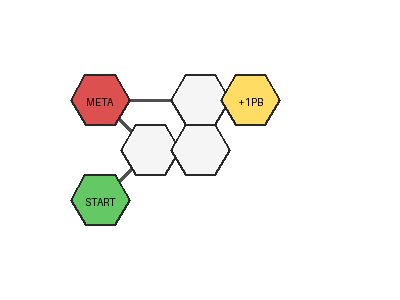

Generate this figure with Python:
#!/usr/bin/env python3
# -*- coding: utf-8 -*-

from PIL import Image, ImageDraw, ImageFont
import math

def draw_hexagon(draw, center_x, center_y, size, fill_color, outline_color=(40, 40, 40)):
    """Rysuje prawdziwy heksagon"""
    points = []
    for i in range(6):
        angle = math.pi * i / 3  # 60 stopni w radianach
        x = center_x + size * math.cos(angle)
        y = center_y + size * math.sin(angle)
        points.append((x, y))
    draw.polygon(points, fill=fill_color, outline=outline_color, width=2)
    return points

def create_test_hex_map():
    """Tworzy testową mapę heksagonalną jak w przykładzie"""
    
    # Utwórz obraz
    img = Image.new('RGB', (400, 300), color=(255, 255, 255))
    draw = ImageDraw.Draw(img)
    font = ImageFont.load_default()
    
    # Kolory
    colors = {
        'start': (100, 200, 100),   # Jasno zielony
        'end': (220, 80, 80),       # Czerwony  
        'bonus': (255, 220, 100),   # Żółty
        'normal': (245, 245, 245)   # Biały
    }
    
    hex_size = 30
    
    # Pozycje heksów (jak w przykładzie)
    # START w lewym dolnym rogu
    start_x, start_y = 100, 200
    
    # Normalne pola
    normal1_x, normal1_y = 150, 150
    normal2_x, normal2_y = 200, 150
    normal3_x, normal3_y = 200, 100
    
    # Bonus (żółty) w prawym górnym rogu
    bonus_x, bonus_y = 250, 100
    
    # META (czerwony) w lewym górnym rogu  
    end_x, end_y = 100, 100
    
    # Rysuj połączenia
    connections = [
        ((start_x, start_y), (normal1_x, normal1_y)),
        ((normal1_x, normal1_y), (normal2_x, normal2_y)),
        ((normal2_x, normal2_y), (normal3_x, normal3_y)),
        ((normal3_x, normal3_y), (bonus_x, bonus_y)),
        ((normal3_x, normal3_y), (end_x, end_y)),
        ((normal1_x, normal1_y), (end_x, end_y))
    ]
    
    for (from_pos, to_pos) in connections:
        draw.line([from_pos[0], from_pos[1], to_pos[0], to_pos[1]], 
                 fill=(80, 80, 80), width=3)
    
    # Rysuj heksagony
    hexes = [
        (start_x, start_y, 'start', 'START'),
        (normal1_x, normal1_y, 'normal', ''),
        (normal2_x, normal2_y, 'normal', ''),
        (normal3_x, normal3_y, 'normal', ''),
        (bonus_x, bonus_y, 'bonus', '+1PB'),
        (end_x, end_y, 'end', 'META')
    ]
    
    for x, y, hex_type, text in hexes:
        color = colors[hex_type]
        draw_hexagon(draw, x, y, hex_size, color)
        
        if text:
            bbox = draw.textbbox((0, 0), text, font=font)
            text_width = bbox[2] - bbox[0]
            text_height = bbox[3] - bbox[1]
            draw.text((x - text_width//2, y - text_height//2), 
                     text, fill=(0, 0, 0), font=font)
    
    # Zapisz obraz
    img.save('test_hexagon.png')
    print("Zapisano test_hexagon.png")

if __name__ == "__main__":
    create_test_hex_map()